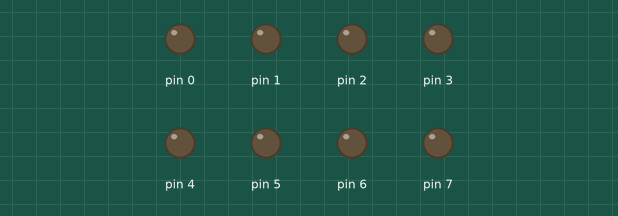
Simulated run of this sketch. Board: Arduino Uno, built with avr-gcc and run on an emulated ATmega328P. Parts: output pins drawn as LEDs (lit = HIGH).

Above: at 0.12 s.
At 1.92 s:
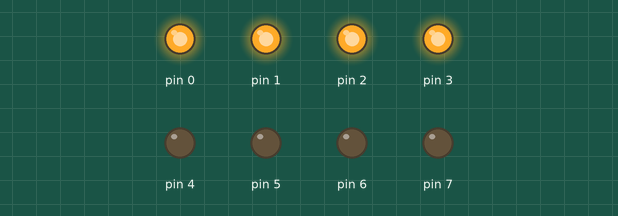
At 3.2 s:
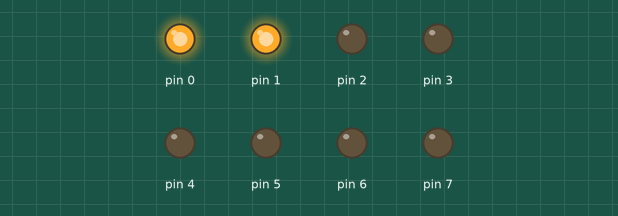
At 4.48 s:
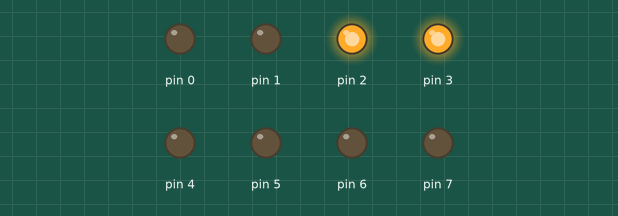
Timing chart, 0 to 4.8 s (numbered marks = the images above):
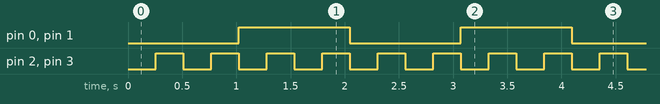

Measured:
- by itself, pin 0, pin 1: alternates HIGH for 1.0 s and LOW for 1.0 s
- by itself, pin 2, pin 3: alternates HIGH for 0.26 s and LOW for 0.26 s
- by itself, everything shown: repeats every 2.0 s, in 8 steps

The sketch:

Exp_4_Obs_1.ino
```cpp
#include <avr/io.h>
#include <avr/interrupt.h>
int count0 = 0;
int count2 = 0;
int main(void)
{
  DDRD = 0xFF;
  SREG = 0x80;
  TCCR0A = 0x00;
  TCCR0B = 0x0B;
  TIMSK0 = 0x06;
  OCR0A = 249;
  OCR0B = 249;
  PORTB = 0x09;
  while(1)
{
}
}

ISR(TIMER0_COMPA_vect)
{
  count0++;
  if (count0 == 250)
  {
    PORTD ^= 1 << 2;
    PORTD ^= 1 << 3;
    count0 = 0;
  }
}
ISR(TIMER0_COMPB_vect)
{
  count2++;
  if (count2 == 1000)
  {
    PORTD ^= 1 << 0;
    PORTD ^= 1 << 1;
    count2 = 0;
  }
}
```
